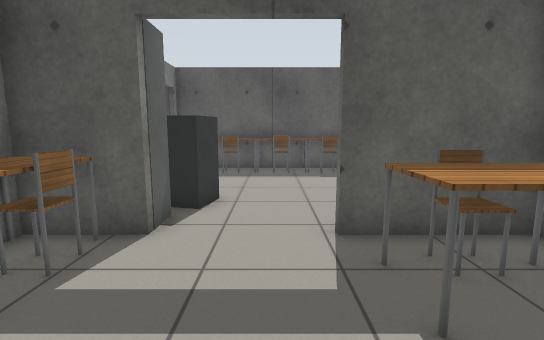
View 1 (above)

16 first-person views from a walk through a world built for the Gazebo simulator. The camera is 1 m above the floor, tilts 8° down and sees 85° across. The floor is counted in squares, 0.5 m on a side. Each view is taken from the middle of a square. On the plan, view 1 faces up. The plan holds only what a view shows up to about 17 squares ahead; the rest is blank. Gazebo's built-in surfaces are drawn with simple patterns.

View 2
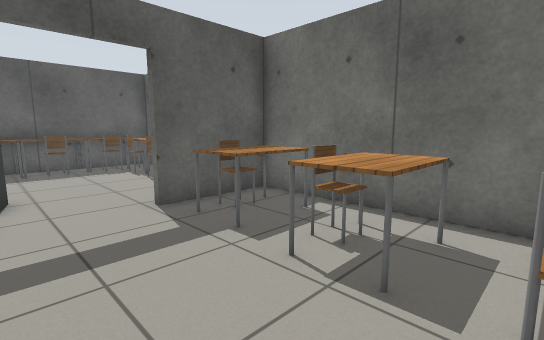

View 3
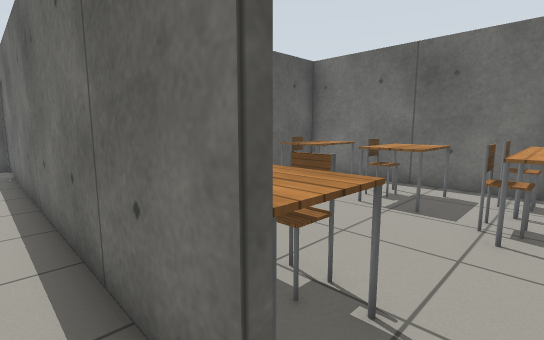

View 4
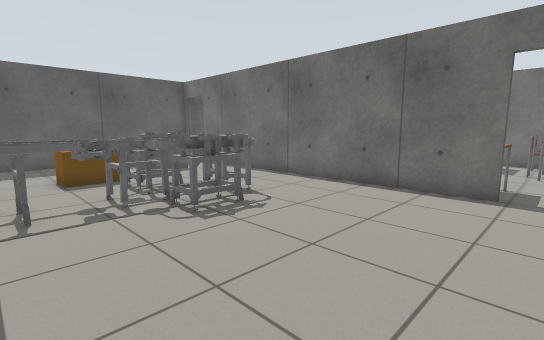

View 5
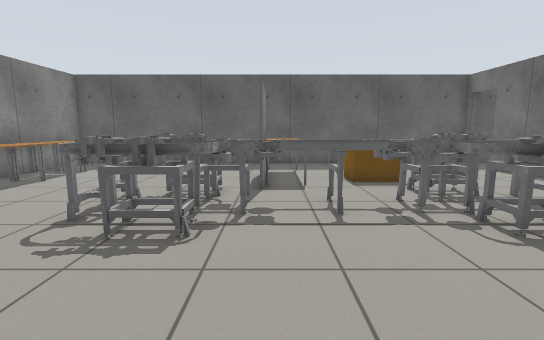

View 6
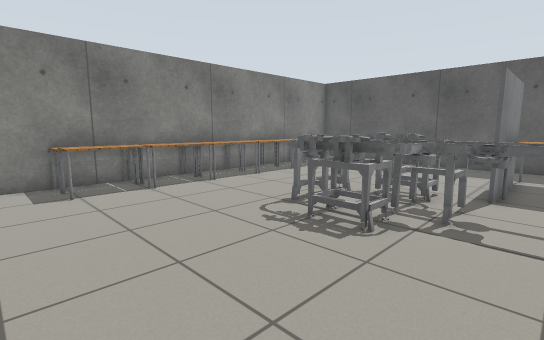

View 7
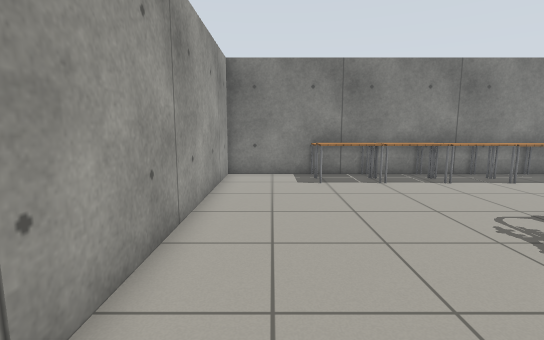

View 8
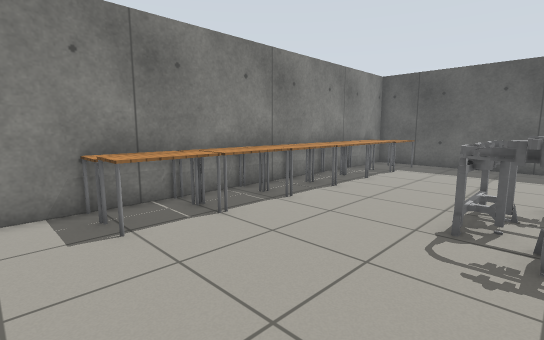

View 9
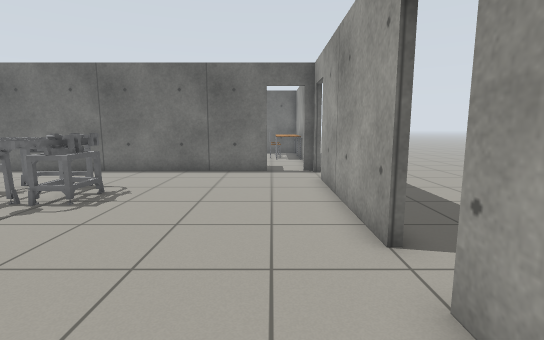

View 10
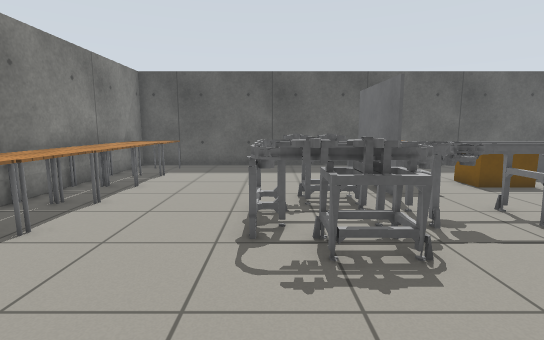

View 11
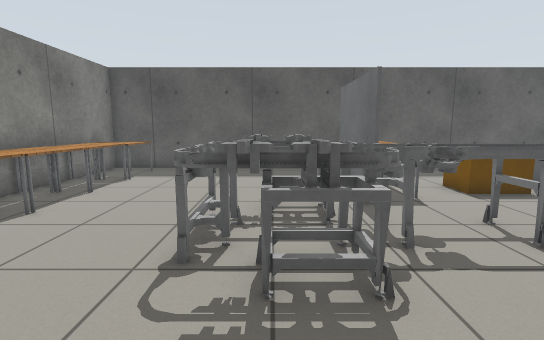

View 12
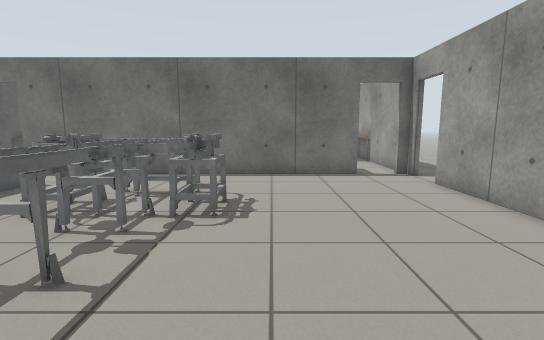

View 13
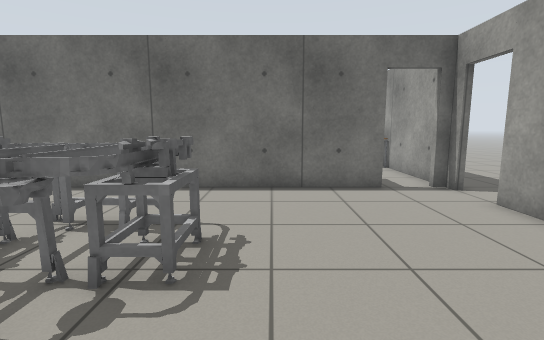

View 14
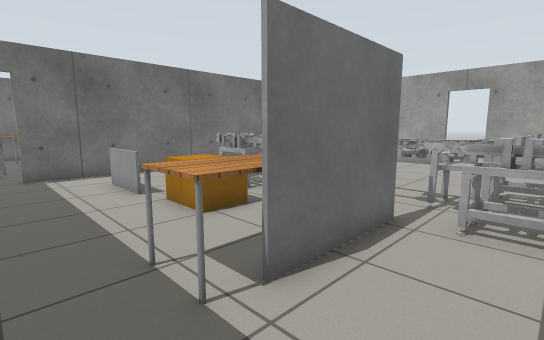

View 15
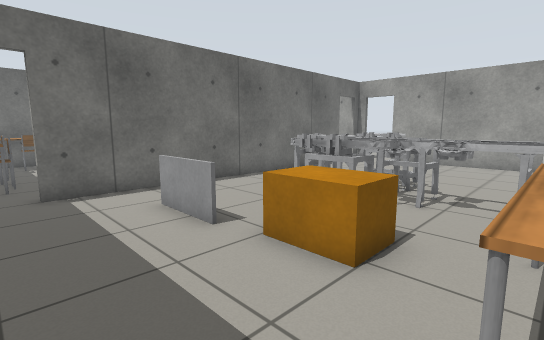

View 16
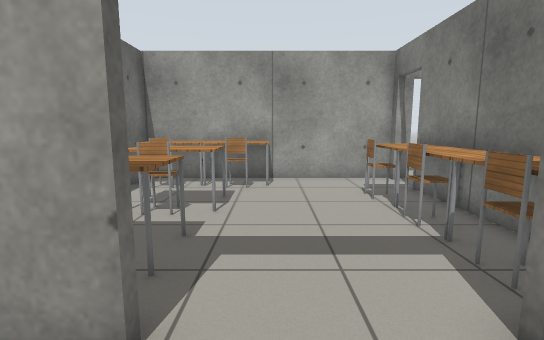

### Floor plan
Points are (right, up) in squares from view 1. A wall is a line through its corners. A room is listed if a view was taken in it or the views show most of it. See-through windows are left out.
Room 1 (views 1, 2)
walls: (-4.8, 2.9) (-4.8, -1.8); (-4.8, 5.5) (-4.8, 5); (-4.8, -3.9) (5.1, -3.9) (5.1, 5.4) (1.2, 5.4)
ways out: open door at (-5, -2.5) to room 2; open door at (-0.3, 5.4) to room 3
objects: table (-4, -2) to (-3, 0); table (-4, 1) to (-3, 2); table (-4, 3) to (-3, 5); chair (-3, -1) to (-3, 0); chair (-3, 2); chair (-3, 4); table (0, -3) to (1, -2); chair (1, -2) to (2, -2); table (1, -1) to (4, 1); table (2, -3) to (4, -3); chair (2, 1) to (3, 1); table (2, 3) to (4, 4); chair (3, -2) to (4, -2); chair (3, 4)
Room 2 (views 3, 4, 5, 6, 7, 8, 9, 10, 11, 12, 13, 14, 15)
walls: (-14.3, -3.9) (-7.3, -3.9); (-5, -1.8) (-5, 12.9); (-5, 15.1) (-27, 15.1) (-27, -3.9) (-16, -3.9); (-5.6, -3.9) (-5, -3.9)
ways out: open door at (-5, -2.5) to room 1; open door at (-15.5, -4) to room 3; open door at (-6.5, -4) to room 3; open door at (-5, 13.5) to room 3
objects: table (-26, 0) to (-26, 1); table (-26, 2) to (-26, 4); table (-26, 5) to (-26, 6); table (-26, 7) to (-26, 8); table (-26, 9) to (-26, 11); table (-26, 12) to (-26, 14); table (-25, 0) to (-25, 1); table (-25, 2) to (-25, 4); table (-25, 5) to (-25, 6); table (-25, 7) to (-25, 8); table (-25, 9) to (-25, 11); table (-25, 12) to (-25, 14); other object (-20, 3) to (-9, 8); grey box (-16, 8) to (-16, 11); table (-16, 8) to (-15, 12); orange box (-13, 9) to (-11, 10); grey box (-10, 11) to (-8, 11)
Room 3 (view 16)
walls: (1.2, 5.7) (2.4, 5.7); (-0.5, 15.1) (-4.8, 15.1); (5.1, 11.7) (5.1, 15.1) (1.4, 15.1)
ways out: open door at (-0.3, 5.4) to room 1; open door at (-15.5, -4) to room 2; open door at (-6.5, -4) to room 2; open door at (-5, 13.5) to room 2
objects: grey box (-4, 6) to (-2, 7); grey box (-3, 7) to (-2, 8); table (-3, 13); chair (-2, 13); table (-2, 13) to (-1, 15); chair (0, 13) to (1, 13); table (0, 14) to (1, 15); chair (2, 13) to (3, 13); table (2, 14) to (4, 15); other object (3, 9) to (4, 10); other object (3, 10); other object (3, 11) to (4, 13); chair (3, 12)

Where each view was taken, in squares from view 1:
view 1: 0 up, 0 right, facing up
view 2: 2 down, 2 left, facing up-right
view 3: 3 down, 6 left, facing up-right
view 4: 3 down, 15 left, facing up-right
view 5: 2 down, 16 left, facing up
view 6: 2 down, 15 left, facing up-left
view 7: 2 down, 14 left, facing left
view 8: 2 down, 19 left, facing up-left
view 9: 2 down, 19 left, facing right
view 10: 1 down, 20 left, facing up
view 11: 0 up, 19 left, facing up
view 12: 2 up, 18 left, facing right
view 13: 2 up, 15 left, facing right
view 14: 14 up, 19 left, facing down-right
view 15: 14 up, 15 left, facing down-right
view 16: 8 up, 0 right, facing down
